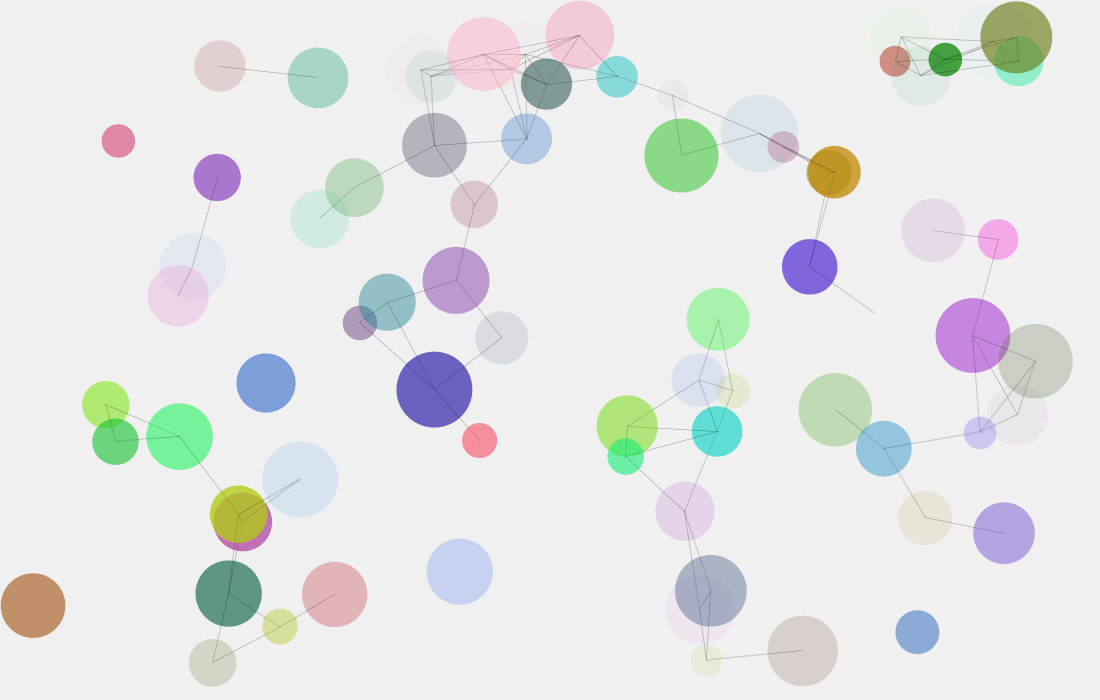
Frame 1 (no input)
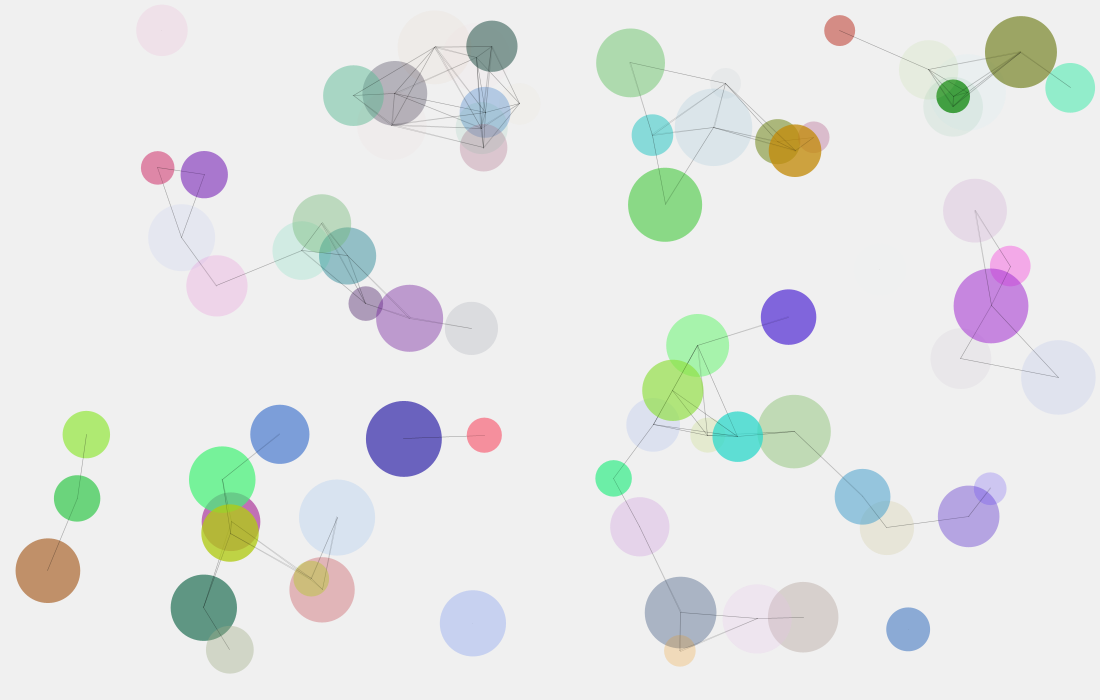
Frame 60 (the mouse pressed at the canvas centre just before this capture)
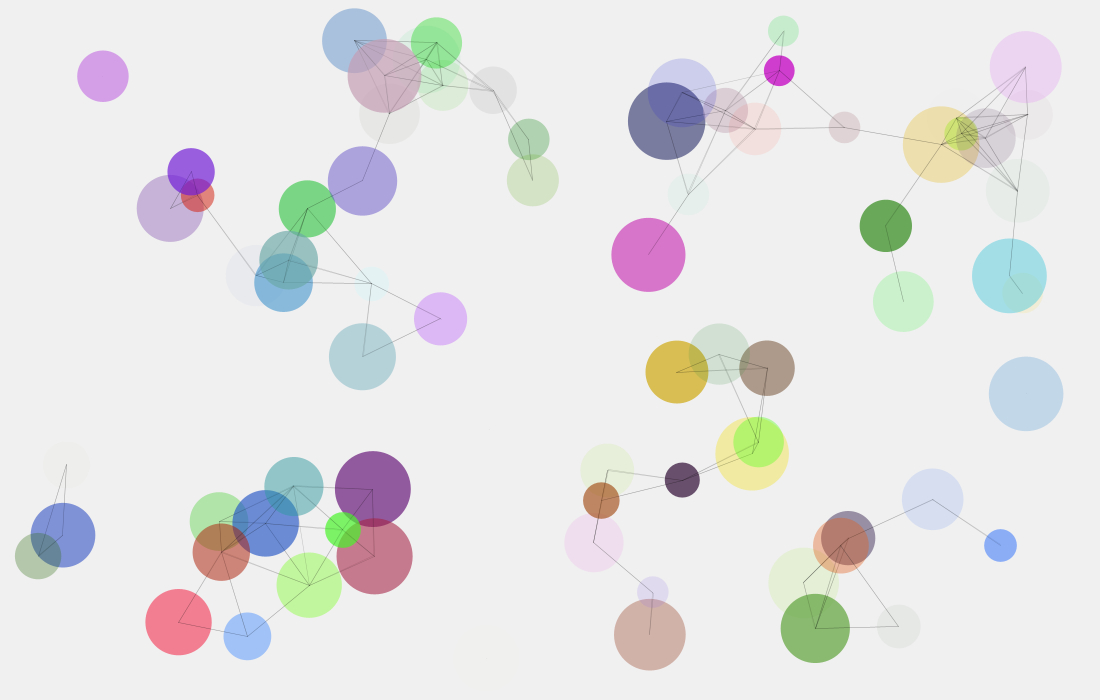
Frame 120 (the mouse held since frame 60 and released just before this capture)

The Processing sketch that drew these frames (run headless with seeded random() and noise(); from frame 60 on, the mouse is pressed at the canvas centre):

// Processing sketch: processing_131584
// ── processing_131584.pde

//Minor Castro Guzman
//Universidad Veritas
//Proccessing
//Maestria en Diseno de Interaccion

//
//List of All Balls
ArrayList<ball> balls = new ArrayList<ball>();

//Assignment of number of balls to be created.
int nBolas = (int)round(random(30,100));

//default of colors and transparency.
//may not be used at the end.
int red = (int)random(0,255);
int green = (int)random(0,255);
int blue = (int)random(0,255);
int trans = (int)random(0,200);

//this is the limit for the distance.
int limit = 100;

void setup(){
  size(1100,700);
  smooth();  
  for(int i=0;i<nBolas;i++){
    balls.add(new ball());
  }

}

void draw(){
  
  background(240);
  //this the process to paint the balls
  //it will move, paint and verify the borders
  for(int i = 0;i < balls.size();i++){
    ball ball = balls.get(i);
    ball.move();
    ball.paint();
    ball.borders();  
    //review of the distances between balls
    //still a bug since it checks the ball and itself.
    for(int x = 0; x < balls.size();x++)
    {
      ball tmpBall = balls.get(x);
      //float distance = sqrt(sq(ball.ballX-tmpBall.ballX)+sq(ball.ballY-tmpBall.ballY));
      float distance = dist(ball.ballX,ball.ballY,tmpBall.ballX,tmpBall.ballY);
      
      if(distance < limit){
        fill(150);
        strokeWeight(0.5);
        stroke(1,50);
        line(ball.ballX,ball.ballY,tmpBall.ballX,tmpBall.ballY);
      }
    }
  }
}

//class for the ball and all attributes.
class ball {
  
  float ballX;
  float ballY;
  float speedX;
  float speedY;
  float ballSize;
  int red;
  int green;
  int blue;
  int trans;
  //constructor
  ball(){
    ballX = random(30, width-30);
    ballY =random(30, height-30); 
    speedX = random(-1, 1);
    speedY = random(-1, 1);
    ballSize = random(15,40);
    red=round(random(0,255));
    green = (int)random(0,255);
    blue = (int)random(0,255);
    trans = (int)random(0,200);
    
  }
  //simple method to move the ball
  void move(){
    ballX += speedX;
    ballY += speedY; 
  }
  //write in the screen
  //used the ellipse mode radius
  void paint(){
    noStroke();
    
    fill(red,green,blue,trans);
    ellipseMode(RADIUS);
    ellipse(ballX,ballY,ballSize,ballSize);
  }
  
  void rePaint(){
    noStroke();
    
    fill(red,green,blue,trans);
    ellipseMode(RADIUS);
    ellipse(ballX,ballY,ballSize,ballSize);
    
    
  }
  
  
  //review the limit of the ball vs the walls.
  void borders()
  {
    if (ballX < (ballSize)){
       speedX = speedX * -1;
       ballX = ballSize;
       red=round(random(0,255));
       green = (int)random(0,255);
       blue = (int)random(0,255);
       trans = (int)random(0,200);
    }
    if (ballX > (width - (ballSize))){
        speedX = speedX * -1;
        ballX = width - (ballSize);
        red=round(random(0,255));
        green = (int)random(0,255);
        blue = (int)random(0,255);
        trans = (int)random(0,200);
    }
    if (ballY < (ballSize)){
        speedY = speedY * -1;
        ballY = (ballSize);
        red=round(random(0,255));
        green = (int)random(0,255);
        blue = (int)random(0,255);
        trans = (int)random(0,200);
    }
    if (ballY >= (height -(ballSize))){
        speedY = speedY * -1;
        ballY = height -(ballSize);
        red=round(random(0,255));
        green = (int)random(0,255);
        blue = (int)random(0,255);
        trans = (int)random(0,200);
    }
  }
}

//some fun when mouse pressed or when 
void mousePressed(){
 
  for(int i = 0;i < balls.size();i++){
    ball ball = balls.get(i);
    ball.red=round(random(0,255));
    ball.green = (int)random(0,255);
    ball.blue = (int)random(0,255);
    ball.trans = (int)random(0,200);
  }

}

void keyPressed(){
  balls.add(new ball());
  
}
